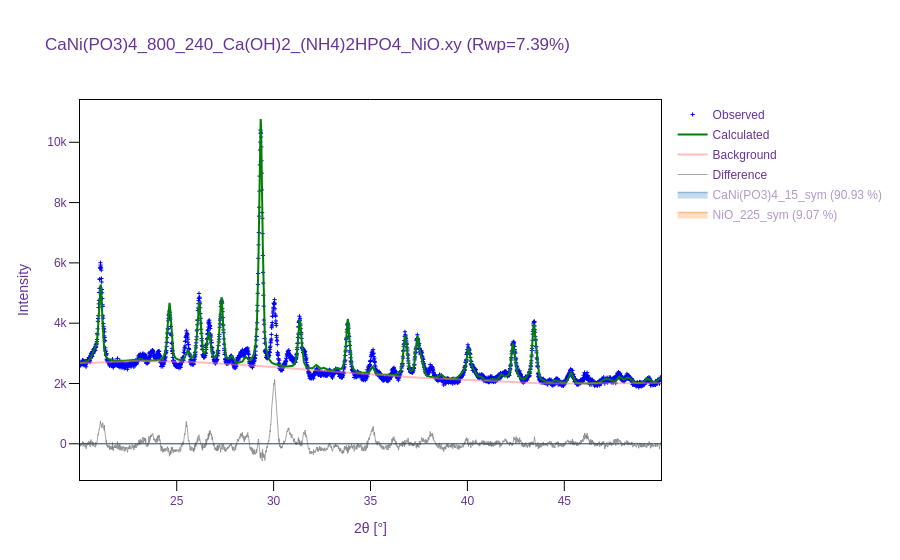

The notebook cell this image was saved under:
### Code cell
refinement.visualize()

### Figure 1 — Plotly figure (JSON) as saved in the notebook; plotly's stock layout.template omitted (floating-point values rounded to 4 significant figures; data arrays with more than 128 entries replaced by an {"elided": "..."} marker saying what was removed)
{"data": [{"marker": {"color": "blue", "size": 3, "symbol": "cross-thin-open"}, "mode": "markers", "name": "Observed", "type": "scatter", "x": {"elided": "2760 float values"}, "y": {"elided": "2760 int values"}}, {"line": {"color": "green", "width": 2}, "mode": "lines", "name": "Calculated", "type": "scatter", "x": {"elided": "2760 float values"}, "y": {"elided": "2760 float values"}}, {"line": {"color": "#FF7F7F", "width": 2}, "mode": "lines", "name": "Background", "opacity": 0.5, "type": "scatter", "x": {"elided": "2760 float values"}, "y": {"elided": "2760 float values"}}, {"hoverinfo": "skip", "line": {"color": "#808080", "width": 1}, "mode": "lines", "name": "Difference", "opacity": 0.7, "type": "scatter", "x": {"elided": "2760 float values"}, "y": {"elided": "2760 float values"}}, {"hoverinfo": "none", "legendgroup": "CaNi(PO3)4_15_sym", "line": {"color": "#1f77b4", "width": 0}, "mode": "lines", "showlegend": false, "type": "scatter", "x": {"elided": "2760 float values"}, "y": {"elided": "2760 float values"}}, {"fill": "tonexty", "legendgroup": "CaNi(PO3)4_15_sym", "line": {"color": "#1f77b4", "width": 1.5}, "mode": "lines", "name": "CaNi(PO3)4_15_sym (90.93 %)", "type": "scatter", "visible": "legendonly", "x": {"elided": "2760 float values"}, "y": {"elided": "2760 float values"}}, {"hovertemplate": "%{text}", "legendgroup": "CaNi(PO3)4_15_sym", "marker": {"color": "#1f77b4", "size": 5, "symbol": 142}, "mode": "markers", "name": "CaNi(PO3)4_15_sym (90.93 %)", "showlegend": false, "text": ["20.77, 79.59", "21.09, 727.20", "20.64, 10.58", "23.11, 21.40", "24.64, 535.97", "25.58, 96.26", "26.17, 551.24", "26.67, 270.76", "27.84, 60.26", "27.32, 601.09", "28.56, 51.56", "29.34, 2292.89", "30.10, 2.52", "30.23, 3.61", "31.35, 447.59", "31.42, 17.71", "32.41, 2.83", "32.20, 42.79", "32.61, 21.67", "33.28, 23.98", "33.83, 507.39", "34.64, 1.91", "35.11, 70.81", "37.03, 2.43", "36.23, 0.89", "37.60, 28.97", "36.78, 382.10", "37.64, 104.85", "36.85, 17.03", "38.63, 35.50", "38.86, 1.00", "38.49, 3.66", "40.04, 106.09", "38.92, 0.13", "39.68, 27.96", "39.68, 14.85", "39.53, 6.15", "39.86, 40.62", "40.07, 204.80", "40.70, 11.46", "40.33, 74.69", "40.63, 28.30", "41.26, 22.08", "41.99, 29.71", "42.66, 22.71", "41.72, 66.68", "42.35, 392.61", "43.29, 8.26", "43.08, 26.67", "43.90, 3.96", "44.77, 4.46", "44.93, 0.12", "45.04, 0.35", "44.54, 27.04", "45.31, 39.64", "45.21, 9.01", "45.35, 75.82", "47.13, 47.53", "46.43, 0.35", "47.37, 32.83", "47.81, 63.27", "48.04, 2.57", "46.95, 20.33", "47.94, 20.62", "48.21, 50.61", "48.37, 33.77", "48.93, 0.63", "49.25, 33.38", "50.63, 40.12", "50.23, 114.38", "49.30, 22.42", "50.52, 2.04", "49.90, 45.14"], "type": "scatter", "visible": "legendonly", "x": [20.77, 21.09, 20.64, 23.11, 24.64, 25.58, 26.17, 26.67, 27.84, 27.32, 28.56, 29.34, 30.1, 30.23, 31.35, 31.42, 32.41, 32.2, 32.61, 33.28, 33.83, 34.64, 35.11, 37.03, 36.23, 37.6, 36.78, 37.64, 36.85, 38.63, 38.86, 38.49, 40.04, 38.92, 39.68, 39.68, 39.53, 39.86, 40.07, 40.7, 40.33, 40.63, 41.26, 41.99, 42.66, 41.72, 42.35, 43.29, 43.08, 43.9, 44.77, 44.93, 45.04, 44.54, 45.31, 45.21, 45.35, 47.13, 46.43, 47.37, 47.81, 48.04, 46.95, 47.94, 48.21, 48.37, 48.93, 49.25, 50.63, 50.23, 49.3, 50.52, 49.9], "y": [-1868.0, -1868.0, -1868.0, -1868.0, -1868.0, -1868.0, -1868.0, -1868.0, -1868.0, -1868.0, -1868.0, -1868.0, -1868.0, -1868.0, -1868.0, -1868.0, -1868.0, -1868.0, -1868.0, -1868.0, -1868.0, -1868.0, -1868.0, -1868.0, -1868.0, -1868.0, -1868.0, -1868.0, -1868.0, -1868.0, -1868.0, -1868.0, -1868.0, -1868.0, -1868.0, -1868.0, -1868.0, -1868.0, -1868.0, -1868.0, -1868.0, -1868.0, -1868.0, -1868.0, -1868.0, -1868.0, -1868.0, -1868.0, -1868.0, -1868.0, -1868.0, -1868.0, -1868.0, -1868.0, -1868.0, -1868.0, -1868.0, -1868.0, -1868.0, -1868.0, -1868.0, -1868.0, -1868.0, -1868.0, -1868.0, -1868.0, -1868.0, -1868.0, -1868.0, -1868.0, -1868.0, -1868.0, -1868.0]}, {"hoverinfo": "none", "legendgroup": "NiO_225_sym", "line": {"color": "#ff7f0e", "width": 0}, "mode": "lines", "showlegend": false, "type": "scatter", "x": {"elided": "2760 float values"}, "y": {"elided": "2760 float values"}}, {"fill": "tonexty", "legendgroup": "NiO_225_sym", "line": {"color": "#ff7f0e", "width": 1.5}, "mode": "lines", "name": "NiO_225_sym (9.07 %)", "type": "scatter", "visible": "legendonly", "x": {"elided": "2760 float values"}, "y": {"elided": "2760 float values"}}, {"hovertemplate": "%{text}", "legendgroup": "NiO_225_sym", "marker": {"color": "#ff7f0e", "size": 5, "symbol": 142}, "mode": "markers", "name": "NiO_225_sym (9.07 %)", "showlegend": false, "text": ["37.42, 403.86", "43.43, 617.60"], "type": "scatter", "visible": "legendonly", "x": [37.42, 43.43], "y": [-3166.0, -3166.0]}], "layout": {"autosize": true, "font": {"color": "RebeccaPurple", "family": "Arial, sans-serif"}, "legend": {"title": {"text": ""}, "tracegroupgap": 1}, "plot_bgcolor": "white", "shapes": [{"line": {"width": 1}, "type": "line", "x0": 0, "x1": 1, "xref": "x domain", "y0": 0, "y1": 0, "yref": "y"}], "title": {"text": "CaNi(PO3)4_800_240_Ca(OH)2_(NH4)2HPO4_NiO.xy (Rwp=7.39%)"}, "xaxis": {"linecolor": "black", "linewidth": 1, "mirror": true, "range": [20.01, 49.99], "showline": true, "tickcolor": "black", "ticklen": 10, "ticks": "outside", "tickwidth": 1, "title": {"text": "2θ [°]"}}, "yaxis": {"linecolor": "black", "linewidth": 1, "mirror": true, "showline": true, "tickcolor": "black", "ticklen": 10, "ticks": "outside", "tickwidth": 1, "title": {"text": "Intensity"}}}}
